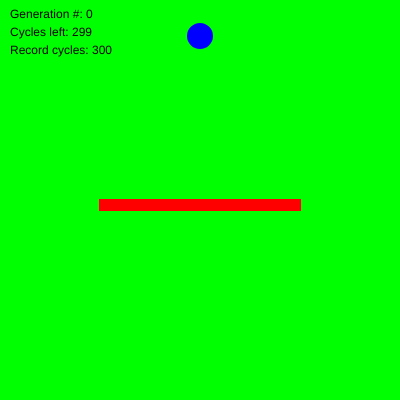
Frame 1 (no input)
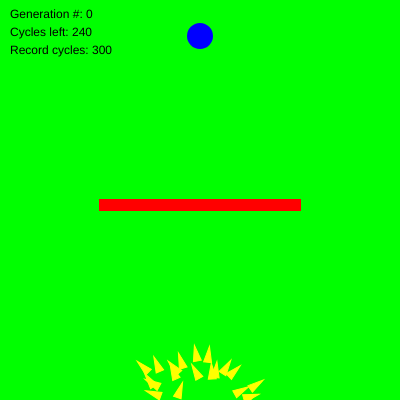
Frame 60 (no input)
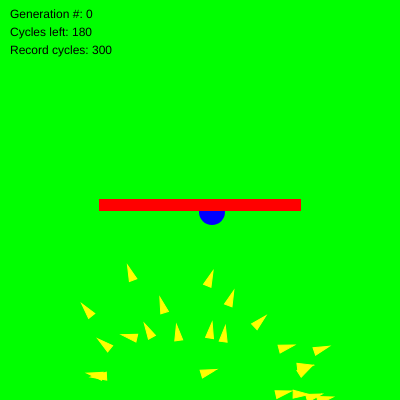
Frame 120 (the mouse pressed at the canvas centre since frame 60)

The p5.js sketch that drew these frames (run headless with seeded random() and noise() and a simulated clock; from frame 60 on, the mouse is pressed at the canvas centre):

// p5.js sketch
// ── sketch.js
// Each Rocket's DNA is an array of PVectors
// Each PVector acts as a force for each frame of animation
// Imagine a thruster on the end of the rocket that can orient itself in any direction
// and fire at any strength every frame

// The Rocket's fitness is a function of how close it gets to the target as well as how fast it gets there

let lifetime; // How long should each generation live

let population; // Population

let lifecycle; // Timer for cycle of generation
let recordtime; // Fastest time to target

let target; // Target position

let obstacles = []; //an array list to keep track of all the obstacles

function setup() {
  createCanvas(400,400);
  background(0,255,0);
  // The number of cycles a generation is allowed to live
  lifetime = 300;

  // Initialize variables
  lifecycle = 0;
  recordtime = lifetime;

  target = new TargetClass(width / 2 - 12, 24, 24, 24);

  // Create a population with a mutation rate, and population max
  let mutationRate = 0.01;
  population = new Population(mutationRate, 50);

  // Create the obstacle course
  obstacles = [];
  obstacles.push(new Obstacle(width / 2 - 100, height / 2, 200, 10));
}

function draw() {
  background(0,255,0);

  // Draw the start and target positions
  target.display();


  // If the generation hasn't ended yet
  if (lifecycle < lifetime) {
    population.live(obstacles);
    if ((population.targetReached()) && (lifecycle < recordtime)) {
      recordtime = lifecycle;
      text("Target found!", 10, 72);
      noLoop();
    }
    lifecycle++;
    // Otherwise a new generation
  } else {
    lifecycle = 0;
    population.calcFitness();
    population.selection();
    population.reproduction();
  }

  // Draw the obstacles
  for (let i = 0; i < obstacles.length; i++) {
    obstacles[i].display();
  }

  // Display some info
  fill(0);
  noStroke();
  text("Generation #: " + population.getGenerations(), 10, 18);
  text("Cycles left: " + (lifetime - lifecycle), 10, 36);
  text("Record cycles: " + recordtime, 10, 54);


}

// Move the target if the mouse is pressed
// System will adapt to new target
function mousePressed() {
  target.position.x = mouseX;
  target.position.y = mouseY;
  recordtime = lifetime;
}
// ── dna.js
// DNA is an array of vectors

class DNA {
    constructor(newgenes) {
      // The maximum strength of the forces
      this.maxforce = 0.1;
  
      // The genetic sequence
      if (newgenes) {
        this.genes = newgenes;
      } else {
        this.genes = [];
        // Constructor (makes a DNA of random PVectors)
        for (let i = 0; i < lifetime; i++) {
          let angle = random(TWO_PI);
          this.genes[i] = createVector(cos(angle), sin(angle));
          this.genes[i].mult(random(0, this.maxforce));
        }
      }
  
      // Give each Rocket an extra boost of strength for its first frame
      this.genes[0].normalize();
    }
  
    // CROSSOVER
    // Creates new DNA sequence from two (this & and a partner)
    crossover(partner) {
      let child = new Array(this.genes.length);
      // Pick a midpoint
      let crossover = int(random(this.genes.length));
      // Take part from one and part from the other
      for (let i = 0; i < this.genes.length; i++) {
        if (i > crossover) child[i] = this.genes[i];
        else child[i] = partner.genes[i];
      }
      let newgenes = new DNA(child);
      return newgenes;
    }
  
    // Based on a mutation probability, picks a new random Vector
    mutate(m) {
      for (let i = 0; i < this.genes.length; i++) {
        if (random(1) < m) {
          let angle = random(TWO_PI);
          this.genes[i] = createVector(cos(angle), sin(angle));
          this.genes[i].mult(random(0, this.maxforce));
          if (i == 0) this.genes[i].normalize();
        }
      }
    }
}
// ── obstacle.js
// A class for an obstacle, just a simple rectangle that is drawn
// and can check if a Rocket touches it

class Obstacle {
    constructor(x, y, w, h) {
      this.position = createVector(x, y);
      this.w = w;
      this.h = h;
    }
  
    display() {
      stroke(255,0,0);
      fill(255,0,0);
      strokeWeight(2);
      rectMode(CORNER);
      rect(this.position.x, this.position.y, this.w, this.h);
    }
  
    contains(spot) {
      if (spot.x > this.position.x && spot.x < this.position.x + this.w && spot.y > this.position.y && spot.y < this.position.y + this.h) {
        return true;
      } else {
        return false;
      }
    }
  
}
// ── population.js
// A class to describe a population of "creatures"

// Initialize the population
class Population {
    constructor(m, num) {
      this.mutationRate = m; // Mutation rate
      this.population = new Array(num); // Array to hold the current population
      this.matingPool = []; // ArrayList which will be used for the "mating pool"
      this.generations = 0; // Number of generations
      //make a new set of creatures
      for (let i = 0; i < this.population.length; i++) {
        let position = createVector(width / 2, height + 20);
        this.population[i] = new Rocket(position, new DNA(), this.population.length);
      }
    }
  
  
    live(os) {
      // For every creature
      for (let i = 0; i < this.population.length; i++) {
        // If it finishes, mark it as done
        this.population[i].checkTarget();
        this.population[i].run(os);
      }
    }
  
    // Check if anything finished
    targetReached() {
      for (let i = 0; i < this.population.length; i++) {
        if (this.population[i].hitTarget) return true;
      }
      return false;
    }
  
    // Calculate fitness for each creature
    calcFitness() {
      for (let i = 0; i < this.population.length; i++) {
        this.population[i].calcFitness();
      }
    }
  
    // Generate a mating pool
    selection() {
      // Clear the ArrayList
      this.matingPool = [];
  
      // Calculate total fitness of whole population
      let maxFitness = this.getMaxFitness();
  
      // Calculate fitness for each member of the population (scaled to value between 0 and 1)
      // Based on fitness, each member will get added to the mating pool a certain number of times
      // A higher fitness = more entries to mating pool = more likely to be picked as a parent
      // A lower fitness = fewer entries to mating pool = less likely to be picked as a parent
      for (let i = 0; i < this.population.length; i++) {
        let fitnessNormal = map(this.population[i].getFitness(), 0, maxFitness, 0, 1);
        let n = int(fitnessNormal * 100); // Arbitrary multiplier
        for (let j = 0; j < n; j++) {
          this.matingPool.push(this.population[i]);
        }
      }
    }
  
    // Making the next generation
    reproduction() {
      // Refill the population with children from the mating pool
      for (let i = 0; i < this.population.length; i++) {
        // Randomly pick two parents
        let parentAindex = int(random(this.matingPool.length));
        let parentBindex = int(random(this.matingPool.length));
        // Pick two parents
        let parentA = this.matingPool[parentAindex];
        let parentB = this.matingPool[parentBindex];
        // Get their genes
        let parentAgenes = parentA.getDNA();
        let parentBgenes = parentB.getDNA();
        // Mate their genes
        let child = parentAgenes.crossover(parentBgenes);
        // Mutate their genes
        child.mutate(this.mutationRate);
        // Fill the new population with the new child
        let position = createVector(width / 2, height + 20);
        this.population[i] = new Rocket(position, child, this.population.length);
      }
      this.generations++;
    }
  
    getGenerations() {
      return this.generations;
    }
  
    // Find highest fitness for the population
    getMaxFitness() {
      let record = 0;
      for (let i = 0; i < this.population.length; i++) {
        if (this.population[i].getFitness() > record) {
          record = this.population[i].getFitness();
        }
      }
      return record;
    }
  
}
// ── rocket.js
class Rocket {
    constructor(pos, dna, totalRockets) {
      // Initialization of physics properties
      this.acceleration = createVector();
      this.velocity = createVector();
      this.position = pos.copy();
      this.r = 4;
      this.dna = dna;
      this.finishTime = 0; // Counting how long it takes to reach target
      this.recordDist = 10000; // A random high number that will be beat instantly
  
      this.fitness = 0;
      this.geneCounter = 0;
      this.hitObstacle = false; // Whether this rocket is stuck on an obstacle
      this.hitTarget = false; // Whether this Rocket reached the target or not
    }
  
    // FITNESS FUNCTION
    // distance = distance from target
    // finish = what order did the rocket finish (first, second, etc. . .)
    // f(distance,finish) =   (1.0f / finish^1.5) * (1.0f / distance^6);
    // a lower finish is rewarded (exponentially) and/or shorter distance to target (exponentially)
    calcFitness() {
      if (this.recordDist < 1) this.recordDist = 1;
  
      // Reward finishing faster and getting close
      this.fitness = (1 / (this.finishTime * this.recordDist));
  
      // Make the function exponential
      this.fitness = pow(this.fitness, 4);
  
      if (this.hitObstacle) this.fitness *= 0.1; // lose 90% of fitness hitting an obstacle
      if (this.hitTarget) this.fitness *= 2; // twice the fitness for finishing
    }
  
    // Run in relation to all the obstacles
    // If the Rocket is stuck, do not update or check for intersection
    run(os) {
      if (!this.hitObstacle && !this.hitTarget) {
        this.applyForce(this.dna.genes[this.geneCounter]);
        this.geneCounter = (this.geneCounter + 1) % this.dna.genes.length;
        this.update();
        // If the Rocket hits an edge or an obstacle
        this.obstacles(os);
      }
      // Draw me!
      if (!this.hitObstacle) {
        this.display();
      }
    }
  
    // Checks if the Rocket made it to the target
    checkTarget() {
      let d = dist(this.position.x, this.position.y, target.position.x, target.position.y);
      if (d < this.recordDist) this.recordDist = d;
  
      if (target.contains(this.position) && !this.hitTarget) {
        this.hitTarget = true;
      } else if (!this.hitTarget) {
        this.finishTime++;
      }
    }
  
    // Checks if the Rocket hit an obstacle
    obstacles(os) {
      for (let i = 0; i < os.length; i++) {
        let obs = os[i];
        if (obs.contains(this.position)) {
          this.hitObstacle = true;
        }
      }
    }
  
    applyForce(f) {
      this.acceleration.add(f);
    }
  
  
    update() {
      this.velocity.add(this.acceleration);
      this.position.add(this.velocity);
      this.acceleration.mult(0);
    }
  
    display() {
      //background(255,0,0);
      let theta = this.velocity.heading() + PI / 2;
      //fill(200, 100);
      //let redvarcolor=Math.floor(Math.random() * 256);
      //let greenvarcolor=Math.floor(Math.random() * 256);
      //let bluevarcolor=Math.floor(Math.random() * 256);
      fill(255,255,0);
      stroke(255,255,0);
      strokeWeight(1);
      push();
      translate(this.position.x, this.position.y);
      rotate(theta);
  
      // Rocket body
      fill(255,255,0);
      beginShape(TRIANGLES);
      vertex(0, -this.r * 2);
      vertex(-this.r, this.r * 2);
      vertex(this.r, this.r * 2);
      endShape();
  
      pop();
    }
  
    getFitness() {
      return this.fitness;
    }
  
    getDNA() {
      return this.dna;
    }
  
    stopped() {
      return this.hitObstacle;
    }
}
// ── targetclass.js
// This class is used for target position

class TargetClass {
    constructor(x, y, w, h) {
      this.position = createVector(x, y);
      this.w = w;
      this.h = h;
    }
  
    display() {
      stroke(0,0,255);
      fill(0,0,255);
      strokeWeight(2);
      ellipseMode(CORNER);
      ellipse(this.position.x, this.position.y, this.w, this.h);
    }
  
    contains(spot) {
      if (spot.x > this.position.x && spot.x < this.position.x + this.w && spot.y > this.position.y && spot.y < this.position.y + this.h) {
        return true;
      } else {
        return false;
      }
    }
  
}
